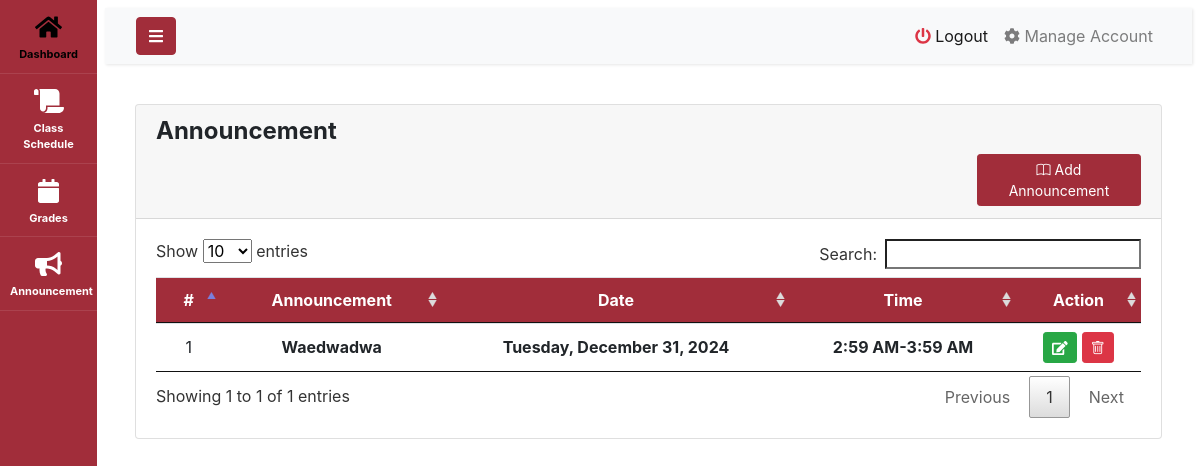
Screenshot of / (signed in) with the database file from the repository.
### tables this page shows
CREATE TABLE `announcement` (
  `Id` int(11) NOT NULL,
  `class_id` int(10) NOT NULL,
  `admin_faculty_id` int(10) NOT NULL,
  `type` varchar(50) NOT NULL,
  `title` varchar(50) NOT NULL,
  `description` varchar(50) NOT NULL,
  `start_time` time NOT NULL,
  `end_time` time NOT NULL,
  `announce_date` date NOT NULL,
  `status` int(10) NOT NULL DEFAULT 1,
  `addet_At` datetime NOT NULL DEFAULT current_timestamp()
);

### announcement.php (the view, shortened to what this page needs)
<?php
 include 'database/db_connect.php';
?>
<!DOCTYPE html>
<html lang="en">
<head>
</head>
<body >
<div class="container-fluid">
	<div class="col-lg-12">
		<div class="row">
			<div class="col-md-12">
				<div class="card ">
					<div class="card-header" >
						<h4><b >Announcement</b></h4>
						<span class="float:right"><button type="button" class="btn btn-primary btn-block btn-sm col-sm-2 float-right" data-toggle="modal" data-target="#announcementAddModal">
						<i class="bi bi-book"></i> Add Announcement</button></span>
					</div>
                    <div class="table-responsive">
					<div class="card-body">
						<table id ="myTable"class="table table-sm table-hover">
							<thead>
								<tr>
									<th class="text-center">#</th>
                                    <th class="text-center">Announcement</th>
                                    <th class="text-center">Date</th>
                                    <th class="text-center">Time</th>
									<th class="text-center">Action</th>
								</tr>
							</thead>
							<tbody>
                            <?php $i = 1;
                            $sql = $connection->query("SELECT Id,title,announce_date, concat(DATE_FORMAT(start_time, '%l:%i %p'),'-',DATE_FORMAT(end_time, '%l:%i %p')) as `time` FROM announcement ORDER BY start_time ASC");
                            while($row = $sql->fetch_assoc()):
                             ?>
                                <tr>
								<td class="text-center"><?php echo $i++; ?></td>
                        		 <td class="text-center">
                                    <p><b><?php echo ucwords($row['title']) ?></b></p>
                                    </td>
                                    <td class="text-center">
                                    <p><b><?php echo date('l, F j, Y', strtotime($row['announce_date'])); ?></b></p>
                                    </td>
                                    <td class="text-center">
                                    <p><b><?php echo ucwords($row['time']) ?></b></p>
                                    </td>
                       			  <td class="text-center">
                                     <button type="button" value="<?=$row['Id'];?>" class="editannouncementBtn btn btn-success btn-sm"><i class="fa fa-edit"></i></button>
                                     <button type="button" value="<?=$row['Id'];?>" class="deleteannouncementBtn btn btn-danger btn-sm"><i class="bi bi-trash"></i></button>
									</td>
                                    </tr>
                <?php endwhile;?>
							</tbody>
						</table>
					</div>
                    </div>
				</div>
			</div>
		</div>
	</div>
</div>
</body>
</html>

### announcement.php (style rules this page uses)
td { vertical-align: middle !important; }
td p { margin: unset }

### rows the page displays
announcement: title "Waedwadwa", announce_date "Tuesday, December 31, 2024", time "2:59 AM-3:59 AM", $row['Id'] 8 (drawn)
